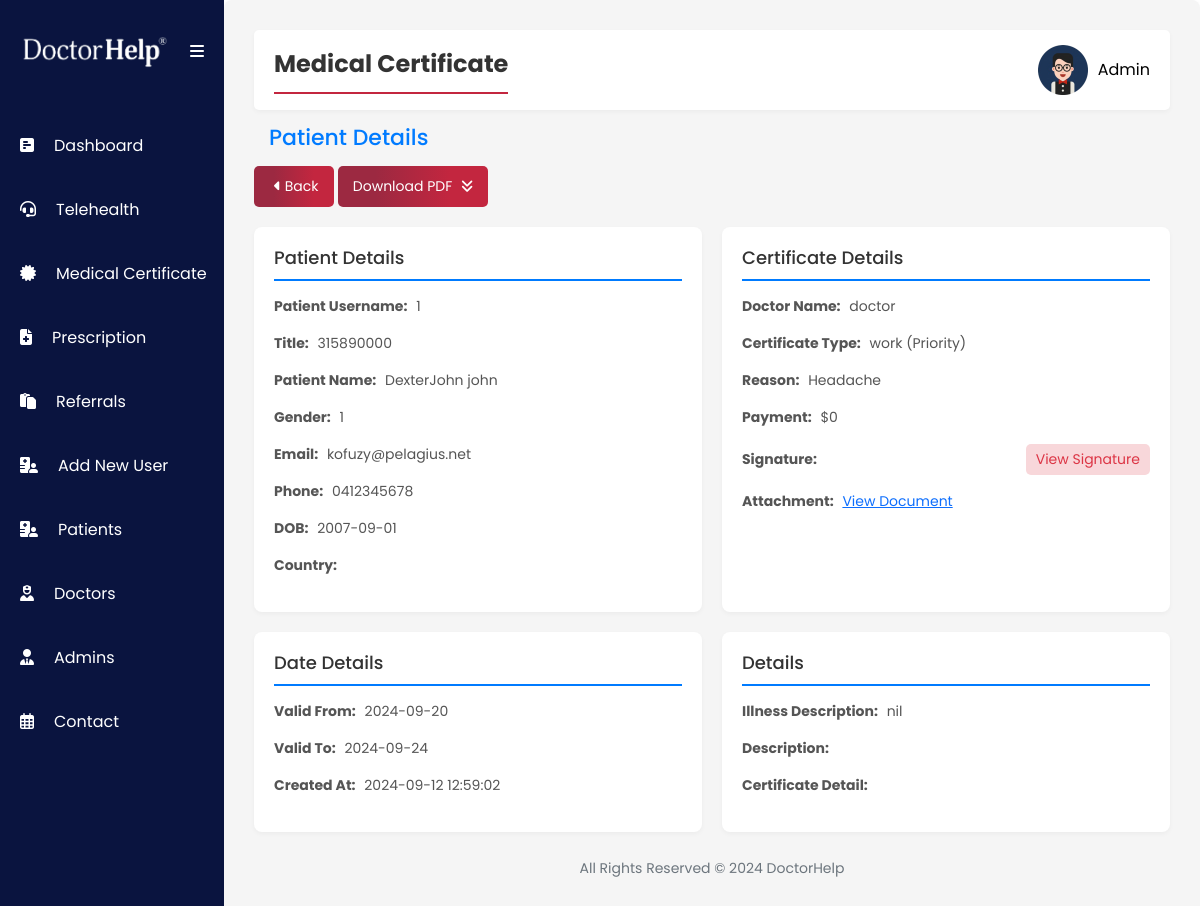
The page /admin/medical_certificate_view.php?id=113 (signed in) on the database its author committed.
### tables this page shows
CREATE TABLE `medical_certificate` (
  `id` int(11) NOT NULL,
  `patient_id` int(11) DEFAULT NULL,
  `doctor_id` int(11) DEFAULT NULL,
  `description` text NOT NULL,
  `status` enum('pending','approved','assigned','disapproved') DEFAULT 'pending',
  `from_date` date NOT NULL,
  `to_date` date NOT NULL,
  `prescription` text DEFAULT NULL,
  `signature` varchar(255) NOT NULL,
  `request_date_time` timestamp NOT NULL DEFAULT current_timestamp(),
  `created_date` timestamp NOT NULL DEFAULT current_timestamp(),
  `payment` text DEFAULT NULL,
  `certificate_type` varchar(255) DEFAULT NULL,
  `reason` varchar(255) DEFAULT NULL,
  `illness_description` text DEFAULT NULL,
  `title` text NOT NULL,
  `name` text DEFAULT NULL,
  `gender` text NOT NULL,
  `email` text DEFAULT NULL,
  `phone` text DEFAULT NULL,
  `dob` text DEFAULT NULL,
  `address` text DEFAULT NULL,
  `card_number` int(11) DEFAULT NULL,
  `security_code` int(11) DEFAULT NULL,
  `expiration_date` text DEFAULT NULL,
  `country` text DEFAULT NULL,
  `document_path` varchar(255) NOT NULL,
  `created_date_2` date NOT NULL DEFAULT current_timestamp(),
  `notes` text NOT NULL,
  `disapproval_reason` text DEFAULT NULL
);

CREATE TABLE `patient` (
  `id` int(11) NOT NULL,
  `email` varchar(255) NOT NULL,
  `username` varchar(50) NOT NULL,
  `patient_name` text NOT NULL,
  `password` varchar(255) NOT NULL,
  `hpassword` varchar(255) NOT NULL,
  `profile_picture` varchar(255) DEFAULT 'default.jpg',
  `title` text NOT NULL,
  `name` text NOT NULL,
  `last_name` text NOT NULL,
  `phone` text NOT NULL,
  `address` text DEFAULT NULL,
  `dob` text NOT NULL,
  `gender` text NOT NULL,
  `medicare_detail` text NOT NULL,
  `expiry_year` text NOT NULL,
  `expiry_month` text NOT NULL,
  `created_date` timestamp NOT NULL DEFAULT current_timestamp(),
  `email_verify` varchar(20) NOT NULL,
  `token` varchar(225) NOT NULL,
  `token_expire` datetime DEFAULT NULL,
  `medirecord_id` varchar(255) DEFAULT NULL
);

CREATE TABLE `doctor` (
  `id` int(11) NOT NULL,
  `email` varchar(255) NOT NULL,
  `username` varchar(50) NOT NULL,
  `doctor_name` text NOT NULL,
  `password` varchar(50) NOT NULL,
  `hpassword` varchar(255) NOT NULL,
  `profile_picture` varchar(255) NOT NULL DEFAULT 'default.png',
  `signature` varchar(255) NOT NULL DEFAULT 'signature.png',
  `aphra` varchar(100) DEFAULT NULL
);

### admin/medical_certificate_view.php (the view, shortened to what this page needs)
<?php
include '../include/config.php';
$medical_certificate_id = $_GET['id'] ?? null;
if ($medical_certificate_id) {
    $query = "SELECT patient.username AS patient_username, doctor.username AS doctor_username, doctor.signature AS signature, medical_certificate.description, medical_certificate.certificate_type, medical_certificate.reason, medical_certificate.illness_description, medical_certificate.prescription, medical_certificate.created_date, medical_certificate.from_date, medical_certificate.to_date, medical_certificate.payment, medical_certificate.request_date_time, medical_certificate.name, medical_certificate.email, medical_certificate.phone, medical_certificate.dob, medical_certificate.card_number, medical_certificate.security_code, medical_certificate.expiration_date, medical_certificate.gender, medical_certificate.title, medical_certificate.country, medical_certificate.document_path
              FROM medical_certificate
              LEFT JOIN patient ON medical_certificate.patient_id = patient.id
              LEFT JOIN doctor ON medical_certificate.doctor_id = doctor.id
              WHERE medical_certificate.id = ?";
    $stmt = $conn->prepare($query);
    $stmt->bind_param("i", $medical_certificate_id);
    $stmt->execute();
    $result = $stmt->get_result();
    $medical_certificate = $result->fetch_assoc();
}
?>
<?php include("include/sidebar.php"); ?>
<div class="second-section">
    <section>
        <div class="navbar">
            <div class="page-title">
                <span>Medical Certificate</span>
            </div>
            <?php include("include/navbar.php"); ?>
        </div>
        <h2 class="page-header">Patient Details</h2>
        <div class="action-buttons">
            <div>
                <a href="medical_certificate.php">
                    <i class="fa-solid fa-caret-left"></i> Back
                </a>
                <a href="../medical_certificate_pdf.php?id=<?php echo htmlspecialchars($medical_certificate_id); ?>">
                    Download PDF <i class="fa-solid fa-angles-down"></i>
                </a>
            </div>
        </div>
        <div class="details-section">
            <div class="details-box">
                <h3>Patient Details</h3>
                <p><strong>Patient Username:</strong>
                    <?php echo htmlspecialchars($medical_certificate['patient_username']); ?></p>
                <p><strong>Title:</strong> <?php echo htmlspecialchars($medical_certificate['title']); ?></p>
                <p><strong>Patient Name:</strong> <?php echo htmlspecialchars($medical_certificate['name']); ?></p>
                <p><strong>Gender:</strong> <?php echo htmlspecialchars($medical_certificate['gender']); ?></p>
                <p><strong>Email:</strong> <?php echo htmlspecialchars($medical_certificate['email']); ?></p>
                <p><strong>Phone:</strong> <?php echo htmlspecialchars($medical_certificate['phone']); ?></p>
                <p><strong>DOB:</strong> <?php echo htmlspecialchars($medical_certificate['dob']); ?></p>
                <p><strong>Country:</strong> <?php echo htmlspecialchars($medical_certificate['country']); ?></p>
            </div>
            <div class="details-box">
                <h3>Certificate Details</h3>
                <p><strong>Doctor Name:</strong>
                    <?php echo htmlspecialchars($medical_certificate['doctor_username']); ?></p>
                <p><strong>Certificate Type:</strong>
                    <?php echo htmlspecialchars($medical_certificate['certificate_type']); ?>
                    <?php echo $medical_certificate['payment'] == '10' ? ' (Regular)' : ' (Priority)'; ?>
                </p>
                <p><strong>Reason:</strong> <?php echo htmlspecialchars($medical_certificate['reason']); ?></p>
                <p><strong>Payment:</strong> $<?php echo htmlspecialchars($medical_certificate['payment']); ?></p>
                <p class="signature-container">
                    <strong>Signature:</strong>
                    <span class="signature-btn" onclick="openModal('signature')">View Signature</span>
                </p>
                <p><strong>Attachment:</strong>
                    <a href="<?php echo htmlspecialchars($medical_certificate['document_path']); ?>">View Document</a>
                </p>
            </div>
            <div class="details-box">
                <h3>Date Details</h3>
                <p><strong>Valid From:</strong> <?php echo htmlspecialchars($medical_certificate['from_date']); ?>
                </p>
                <p><strong>Valid To:</strong> <?php echo htmlspecialchars($medical_certificate['to_date']); ?></p>
                <p><strong>Created At:</strong> <?php echo htmlspecialchars($medical_certificate['created_date']); ?>
                </p>
            </div>
            <div class="details-box">
                <h3>Details</h3>
                <p><strong>Illness Description:</strong>
                    <?php echo htmlspecialchars($medical_certificate['illness_description']); ?></p>
                <p><strong>Description:</strong>
                    <?php echo htmlspecialchars($medical_certificate['description']); ?></p>
                <p><strong>Certificate Detail:</strong>
                    <?php echo htmlspecialchars($medical_certificate['prescription']); ?></p>
            </div>
        </div>
    </section>
    <?php include("include/footer.php"); ?>
</div>
</body>
</html>

### admin/include/navbar.php (shortened to what this page needs)
<?php
$username = $_SESSION['username'];
$sql_query = "SELECT * FROM admin WHERE username='$username'";
$query_result = $conn->query($sql_query);
if ($query_result->num_rows > 0) {
    $user = $query_result->fetch_assoc();
} else {
    echo "User not found.";
    exit();
}
?>
<div class="navbar-title">
    <span onclick="toggleDropdown()">
        <img src="assets/img/<?php
        echo $user['profile_picture'];
        ?>" alt="Profile Picture" class="navbar-img">
        <button class="navbar-profile">
            <?php echo htmlspecialchars($username); ?>
        </button>
    </span>
</div>

### admin/assets/styles.css (style rules this page uses)
:root { --skyblue-bg: #eff3f7; --white-color: #fff; --sidebar-color: #0a143f; --blue-text-icon: linear-gradient( 270deg, #c3263f 0%, #c3263f 25%, #9c2941 75% ); --hover-blue-text-icon: #c3263f; --sidebar-hover: #e0e3ff; --card-header: #e0e3ff; --body-color: #212529; --sidebar-font: #ffffff; --footer-text: #6c757d; --date-time: #0099fb; --date-time-bg: #ccebfe; --mehron: #cf2e2e; --shadow: 0 2px 5px rgba(0, 0, 0, 0.04); }
* { box-sizing: border-box; margin: 0; padding: 0; }
body { font-family: Poppins, Helvetica, sans-serif; overflow-x: hidden; }
.navbar { background-color: var(--white-color); color: var(--body-color); display: flex; justify-content: space-between; align-items: center; padding: 15px 20px; gap: 20px; width: -webkit-fill-available; box-shadow: var(--shadow); border-radius: 5px; }
.navbar-img { width: 50px; }
.page-title { border-bottom: 2px solid var(--hover-blue-text-icon); justify-content: start; padding-bottom: 10px; }
.navbar-title { font-size: 1.5rem; position: relative; display: inline-block; }
.navbar-title span { display: flex; align-items: center; column-gap: 10px; font-size: 20px; cursor: pointer; }
.navbar-title span .navbar-profile { border: none; background-color: transparent; font-size: 16px; text-transform: capitalize; }
::placeholder { color: #777777; text-transform: capitalize; }
.second-section { padding: 30px; width: 100%; background-color: #f5f5f5; border-radius: 8px; box-shadow: var(--shadow); display: flex; flex-direction: column; justify-content: space-between; }
.page-title span { font-size: 24px; font-weight: bold; color: #333; }
h2.page-header { margin: 15px; font-size: 22px; color: #007bff; }
.action-buttons { margin-bottom: 20px; display: flex; justify-content: space-between; }
.action-buttons a { background-image: var(--blue-text-icon) !important; padding: 10px 15px; border-radius: 5px; text-decoration: none; color: white; display: inline-block; font-size: 14px; }
.action-buttons i { margin-left: 5px; }
.details-section { display: flex; flex-wrap: wrap; gap: 20px; }
.details-box { background-color: #fff; padding: 20px; border-radius: 8px; box-shadow: var(--shadow); flex: 1 1 calc(33% - 20px); min-width: 300px; }
.details-box h3 { margin-top: 0; font-size: 18px; color: #333; border-bottom: 2px solid #007bff; padding-bottom: 10px; margin-bottom: 15px; }
.details-box p { color: #555; font-size: 14px; }
.details-box p strong { margin-right: 5px; }
.signature-container { display: flex; justify-content: space-between; align-items: center; margin: 0; }
.signature-btn { color: #dc3545; background-color: #f8d7da; padding: 5px 10px; border-radius: 5px; cursor: pointer; }

### rows shown on the page
medical_certificate: patient.username "1", title "315890000", name "DexterJohn john", gender "1", email "kofuzy@pelagius.net", phone "0412345678", dob "2007-09-01", doctor.username "doctor", certificate_type "work", reason "Headache", payment "0", from_date "2024-09-20", to_date "2024-09-24", created_date "2024-09-12 12:59:02", illness_description "nil"

### other values the page prints
$username "Admin"
